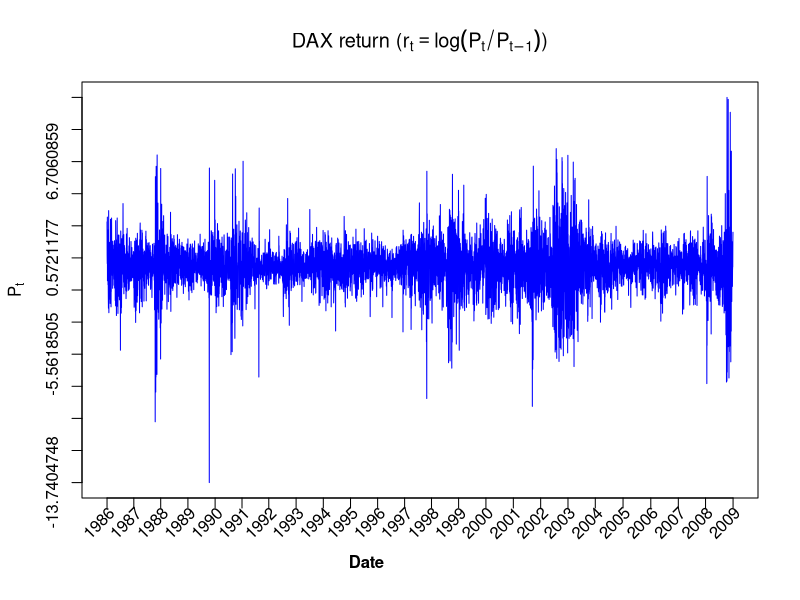

The R source for this figure:
##### CAM114-3 yafei.xu@hu-berlin.de

# read data dax140624.csv from https://raw.githubusercontent.com/YafeiXu/CAMquantlet/master/DAX19902014.csv
# replace the path of the working directory if necessary
setwd("C:/R")
d=read.csv("dax140624.csv")
DateInput=as.Date(d[,1])
numOfDate=as.numeric(as.Date(c(DateInput)))
newDF=data.frame(d,numOfDate)
sortNewDF=newDF[order(newDF[,3]),]
newDF2=data.frame(sortNewDF,seq(1,length(newDF[,3]),length.out=length(newDF[,3]))) 
sortNewDF=newDF[order(newDF[,3]),]
newDF2=data.frame(sortNewDF,seq(1,length(newDF[,3]),length.out=length(newDF[,3])))
dateNum1=as.numeric(as.Date(c("1986-01-02","1987-01-02","1988-01-04","1989-01-02",
"1990-01-02","1991-01-02","1992-01-02","1993-01-04","1994-01-03","1995-01-02","1996-01-02",
"1997-01-02","1998-01-02","1999-01-04","2000-01-03","2001-01-02","2002-01-02","2003-01-02",
"2004-01-02","2005-01-03","2006-01-02","2007-01-02","2008-01-02","2008-12-30")))
At=c(newDF2[which(newDF2[,3]==as.numeric(as.Date(c("1986-01-02")))),4],
newDF2[which(newDF2[,3]==as.numeric(as.Date(c("1987-01-02")))),4],
newDF2[which(newDF2[,3]==as.numeric(as.Date(c("1988-01-04")))),4],
newDF2[which(newDF2[,3]==as.numeric(as.Date(c("1989-01-02")))),4],
newDF2[which(newDF2[,3]==as.numeric(as.Date(c("1990-01-02")))),4],
newDF2[which(newDF2[,3]==as.numeric(as.Date(c("1991-01-02")))),4],
newDF2[which(newDF2[,3]==as.numeric(as.Date(c("1992-01-02")))),4],
newDF2[which(newDF2[,3]==as.numeric(as.Date(c("1993-01-04")))),4],
newDF2[which(newDF2[,3]==as.numeric(as.Date(c("1994-01-03")))),4],
newDF2[which(newDF2[,3]==as.numeric(as.Date(c("1995-01-02")))),4],
newDF2[which(newDF2[,3]==as.numeric(as.Date(c("1996-01-02")))),4],
newDF2[which(newDF2[,3]==as.numeric(as.Date(c("1997-01-02")))),4],
newDF2[which(newDF2[,3]==as.numeric(as.Date(c("1998-01-02")))),4],
newDF2[which(newDF2[,3]==as.numeric(as.Date(c("1999-01-04")))),4],
newDF2[which(newDF2[,3]==as.numeric(as.Date(c("2000-01-03")))),4],
newDF2[which(newDF2[,3]==as.numeric(as.Date(c("2001-01-02")))),4],
newDF2[which(newDF2[,3]==as.numeric(as.Date(c("2002-01-02")))),4],
newDF2[which(newDF2[,3]==as.numeric(as.Date(c("2003-01-02")))),4],
newDF2[which(newDF2[,3]==as.numeric(as.Date(c("2004-01-02")))),4],
newDF2[which(newDF2[,3]==as.numeric(as.Date(c("2005-01-03")))),4],
newDF2[which(newDF2[,3]==as.numeric(as.Date(c("2006-01-02")))),4],
newDF2[which(newDF2[,3]==as.numeric(as.Date(c("2007-01-02")))),4],
newDF2[which(newDF2[,3]==as.numeric(as.Date(c("2008-01-02")))),4],
newDF2[which(newDF2[,3]==as.numeric(as.Date(c("2008-12-30")))),4])
dateC=c("1986","1987","1988","1989","1990","1991","1992","1993","1994","1995","1996","1997","1998","1999","2000","2001","2002","2003","2004","2005",
"2006","2007","2008","2009")
Pt=newDF[,2]
P1=Pt[-length(Pt)]
P2=Pt[-1]
DAXreturn=log(P1/P2)
DAXreturn=data.frame(DAXreturn,length(DAXreturn):1)
DAXreturn=DAXreturn[order(DAXreturn[,2]),]
DAXreturn=DAXreturn[,1]*100
plot( seq(1,length(DAXreturn),length.out=length(DAXreturn)),seq(min(DAXreturn),max(DAXreturn),length.out=length(DAXreturn)),xlab="",ylab="", main=expression("DAX return ("*r[t]==log(P[t] / P[t-1])*")"),col="White",axes=FALSE, xaxt="n", yaxt="n")
box() 
axis(1,at=At, labels=F)
axis(2,at=seq(min(DAXreturn),max(DAXreturn),length.out=13)) 
mtext(expression(P[t]), side=2, line=2.7, at=seq(min(DAXreturn),max(DAXreturn),length.out=13)[7],font=2,cex=1)  
mtext("Date", side=1, line=2.7, at=2401,font=2,cex=1) 
text(cex=1, x=At-80, y=-16.3, dateC, xpd=TRUE, srt=45) 
# time series plot
lines(1:length(DAXreturn),DAXreturn,pch=1,lty=1,col="blue",lwd=1) 
